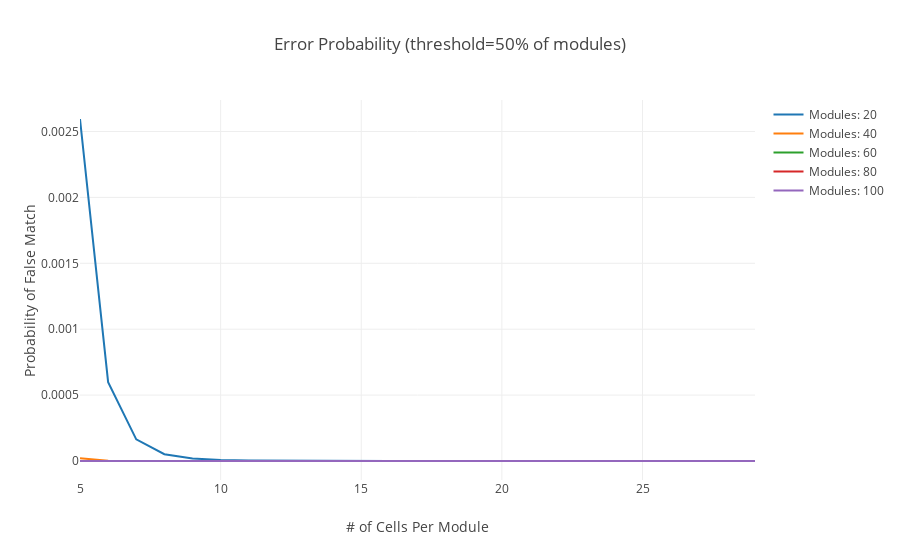

Notebook source saved alongside this figure:
### Markdown cell above
# Plot False Match Probabilities

### Code cell
x=range(5, 30)
plots = [
    Scatter(x=x, y=[float(collision.subs(theta, m/2).subs(m, numModules).subs(n, numCells).evalf()) for numCells in x], name="Modules: {}".format(numModules))
    for numModules in (20, 40, 60, 80, 100)
]

layout = Layout(
    title= 'Error Probability (threshold=50% of modules)',
    xaxis= dict(
        title= '# of Cells Per Module',
    ),
    yaxis=dict(
        title= 'Probability of False Match',
    ),
)
fig = Figure(data=plots, layout=layout)
iplot(fig)

### Figure 1 — Plotly figure (JSON) as saved in the notebook; plotly's stock layout.template omitted (floating-point values rounded to 4 significant figures)
{"data": [{"name": "Modules: 20", "type": "scatter", "x": [5, 6, 7, 8, 9, 10, 11, 12, 13, 14, 15, 16, 17, 18, 19, 20, 21, 22, 23, 24, 25, 26, 27, 28, 29], "y": [0.002595, 0.0005985, 0.0001642, 5.183e-05, 1.836e-05, 7.151e-06, 3.016e-06, 1.361e-06, 6.505e-07, 3.27e-07, 1.717e-07, 9.375e-08, 5.296e-08, 3.085e-08, 1.847e-08, 1.134e-08, 7.121e-09, 4.565e-09, 2.982e-09, 1.982e-09, 1.338e-09, 9.173e-10, 6.374e-10, 4.486e-10, 3.195e-10]}, {"name": "Modules: 40", "type": "scatter", "x": [5, 6, 7, 8, 9, 10, 11, 12, 13, 14, 15, 16, 17, 18, 19, 20, 21, 22, 23, 24, 25, 26, 27, 28, 29], "y": [2.169e-05, 1.209e-06, 9.38e-08, 9.557e-09, 1.219e-09, 1.872e-10, 3.363e-11, 6.902e-12, 1.588e-12, 4.036e-13, 1.119e-13, 3.348e-14, 1.072e-14, 3.651e-15, 1.313e-15, 4.96e-16, 1.96e-16, 8.071e-17, 3.45e-17, 1.527e-17, 6.975e-18, 3.281e-18, 1.587e-18, 7.869e-19, 3.996e-19]}, {"name": "Modules: 60", "type": "scatter", "x": [5, 6, 7, 8, 9, 10, 11, 12, 13, 14, 15, 16, 17, 18, 19, 20, 21, 22, 23, 24, 25, 26, 27, 28, 29], "y": [2.061e-07, 2.785e-09, 6.122e-11, 2.015e-12, 9.257e-14, 5.612e-15, 4.297e-16, 4.013e-17, 4.446e-18, 5.713e-19, 8.359e-20, 1.372e-20, 2.492e-21, 4.958e-22, 1.071e-22, 2.491e-23, 6.195e-24, 1.639e-24, 4.585e-25, 1.351e-25, 4.175e-26, 1.348e-26, 4.536e-27, 1.585e-27, 5.741e-28]}, {"name": "Modules: 80", "type": "scatter", "x": [5, 6, 7, 8, 9, 10, 11, 12, 13, 14, 15, 16, 17, 18, 19, 20, 21, 22, 23, 24, 25, 26, 27, 28, 29], "y": [2.068e-09, 6.78e-12, 4.226e-14, 4.496e-16, 7.443e-18, 1.781e-19, 5.813e-21, 2.47e-22, 1.318e-23, 8.564e-25, 6.615e-26, 5.951e-27, 6.131e-28, 7.132e-29, 9.251e-30, 1.324e-30, 2.074e-31, 3.524e-32, 6.453e-33, 1.266e-33, 2.647e-34, 5.867e-35, 1.374e-35, 3.383e-36, 8.736e-37]}, {"name": "Modules: 100", "type": "scatter", "x": [5, 6, 7, 8, 9, 10, 11, 12, 13, 14, 15, 16, 17, 18, 19, 20, 21, 22, 23, 24, 25, 26, 27, 28, 29], "y": [2.139e-11, 1.702e-14, 3.009e-17, 1.035e-19, 6.174e-22, 5.832e-24, 8.113e-26, 1.569e-27, 4.031e-29, 1.325e-30, 5.402e-32, 2.665e-33, 1.557e-34, 1.059e-35, 8.249e-37, 7.269e-38, 7.165e-39, 7.821e-40, 9.375e-41, 1.225e-41, 1.732e-42, 2.636e-43, 4.294e-44, 7.452e-45, 1.372e-45]}], "layout": {"title": "Error Probability (threshold=50% of modules)", "xaxis": {"title": "# of Cells Per Module"}, "yaxis": {"title": "Probability of False Match"}}}
